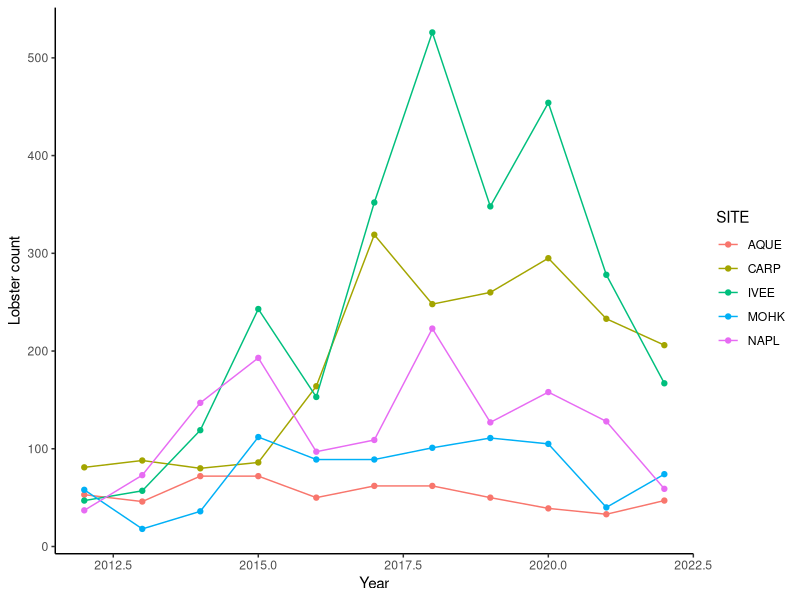

The R script that drew this image:
## ---- chunk 1
#| output: false
library(readr)
library(dplyr)
library(ggplot2)
library(tidyr)
library(here)

lobster_abundance <- read_csv(here::here("data/Lobster_Abundance_All_Years_20220829.csv")) %>% 
    mutate(SIZE_MM = na_if(SIZE_MM, -99999))

lobsters_summarize <- lobster_abundance %>% 
  group_by(SITE, YEAR) %>% 
  summarize(COUNT = n())
## ---- chunk 2
ggplot(data = lobsters_summarize, aes(x = YEAR, y = COUNT)) +
  geom_point(aes(color = SITE)) +
  geom_line(aes(color = SITE)) +
  labs(y = 'Lobster count',
       x = 'Year') +
  theme_classic()
